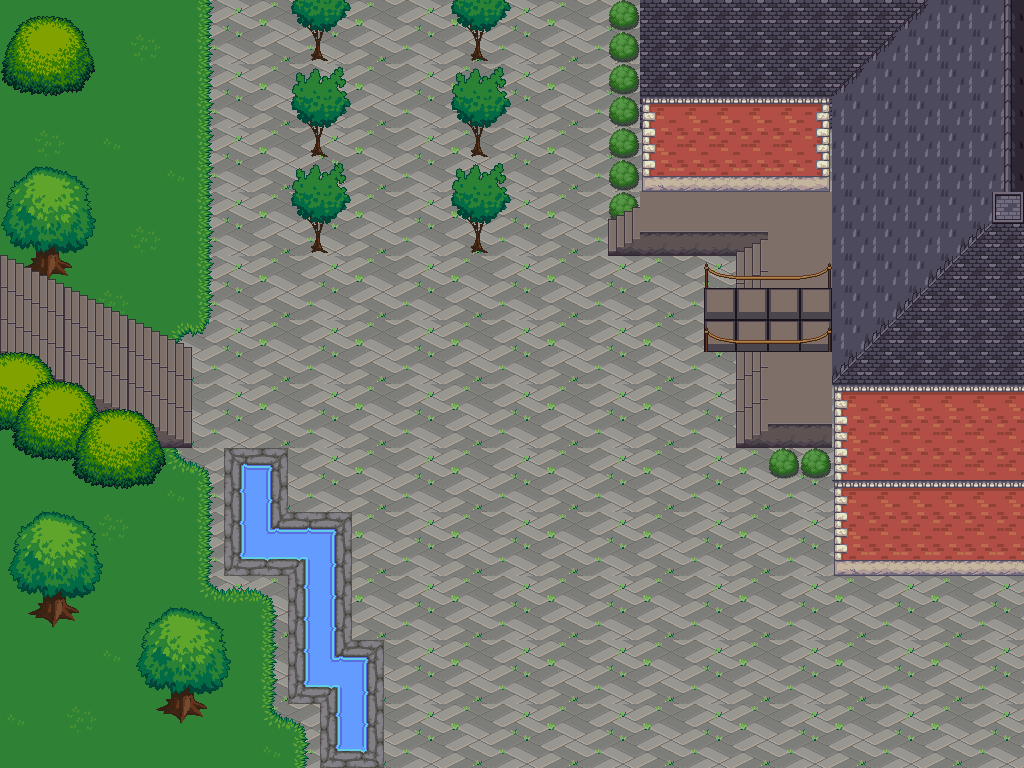

Rendered tile map (Tiled .tmx) drawn with the repository's tilesets; below, a short description and the map source with its tile grids summarised:
An orthogonal 32x24 tile map with 32x32 px tiles, 22 tile layers (Base, grass, trees, stairs, ...), 4 tilesets.

<map version="1.5" tiledversion="1.7.2" orientation="orthogonal" renderorder="right-down" compressionlevel="0" width="32" height="24" tilewidth="32" tileheight="32" infinite="0" nextlayerid="37" nextobjectid="1">
 <tileset firstgid="1" source="terrain.tsx" />
 <tileset firstgid="1025" source="terrain2.tsx" />
 <tileset firstgid="2049" source="newSet.tsx" />
 <tileset firstgid="2229" source="colstuff.tsx" />
 <layer id="3" name="Base" width="32" height="24" locked="1">
  <data>[768 cells, 768 non-empty, 6 distinct tile ids]</data>
 </layer>
 <group id="8" name="terrain_behind_stairs" locked="1">
  <layer id="12" name="grass" width="32" height="24">
   <data>[768 cells, 72 non-empty, 4 distinct tile ids]</data>
  </layer>
  <layer id="13" name="trees" width="32" height="24">
   <data>[768 cells, 34 non-empty, 24 distinct tile ids]</data>
  </layer>
 </group>
 <layer id="1" name="stairs" width="32" height="24" locked="1">
  <data>[768 cells, 30 non-empty, 7 distinct tile ids]</data>
 </layer>
 <layer id="17" name="stairs2" width="32" height="24" locked="1">
  <data>[768 cells, 18 non-empty, 6 distinct tile ids]</data>
 </layer>
 <layer id="18" name="stairs3" width="32" height="24" locked="1">
  <data>[768 cells, 18 non-empty, 6 distinct tile ids]</data>
 </layer>
 <group id="4" name="terrain" locked="1">
  <layer id="5" name="grass" width="32" height="24">
   <data>[768 cells, 90 non-empty, 8 distinct tile ids]</data>
  </layer>
  <layer id="20" name="trees" width="32" height="24">
   <data>[768 cells, 6 non-empty, 6 distinct tile ids]</data>
  </layer>
  <layer id="19" name="trees2" width="32" height="24" offsetx="-53.4518" offsety="-35.9981">
   <data>[768 cells, 9 non-empty, 9 distinct tile ids]</data>
  </layer>
  <layer id="21" name="trees3" width="32" height="24" offsetx="7.63597" offsety="-7.63597">
   <data>[768 cells, 33 non-empty, 21 distinct tile ids]</data>
  </layer>
 </group>
 <group id="15" name="karhuset" locked="1">
  <layer id="14" name="walls_and_roof" width="32" height="24">
   <data>[768 cells, 150 non-empty, 15 distinct tile ids]</data>
  </layer>
  <layer id="36" name="gasque_tree" width="32" height="24">
   <data>[768 cells, 9 non-empty, 1 distinct tile ids]</data>
  </layer>
  <layer id="35" name="gasque_stone" width="32" height="24">
   <data>[768 cells, 13 non-empty, 4 distinct tile ids]</data>
  </layer>
  <layer id="24" name="stairs" width="32" height="24">
   <data>[768 cells, 2 non-empty, 2 distinct tile ids]</data>
  </layer>
  <layer id="28" name="stairs2" width="32" height="24">
   <data>[768 cells, 2 non-empty, 2 distinct tile ids]</data>
  </layer>
  <layer id="29" name="stairs3" width="32" height="24">
   <data>[768 cells, 2 non-empty, 2 distinct tile ids]</data>
  </layer>
  <layer id="30" name="stairs4" width="32" height="24">
   <data>[768 cells, 2 non-empty, 2 distinct tile ids]</data>
  </layer>
  <layer id="31" name="stairs5" width="32" height="24">
   <data>[768 cells, 2 non-empty, 2 distinct tile ids]</data>
  </layer>
  <layer id="32" name="stairs6" width="32" height="24">
   <data>[768 cells, 48 non-empty, 11 distinct tile ids]</data>
  </layer>
  <layer id="22" name="tungan" width="32" height="24">
   <data>[768 cells, 8 non-empty, 1 distinct tile ids]</data>
  </layer>
  <layer id="23" name="fence" width="32" height="24">
   <data>[768 cells, 34 non-empty, 14 distinct tile ids]</data>
  </layer>
 </group>
 <layer id="34" name="water" width="32" height="24" locked="1">
  <data>[768 cells, 26 non-empty, 10 distinct tile ids]</data>
 </layer>
</map>
